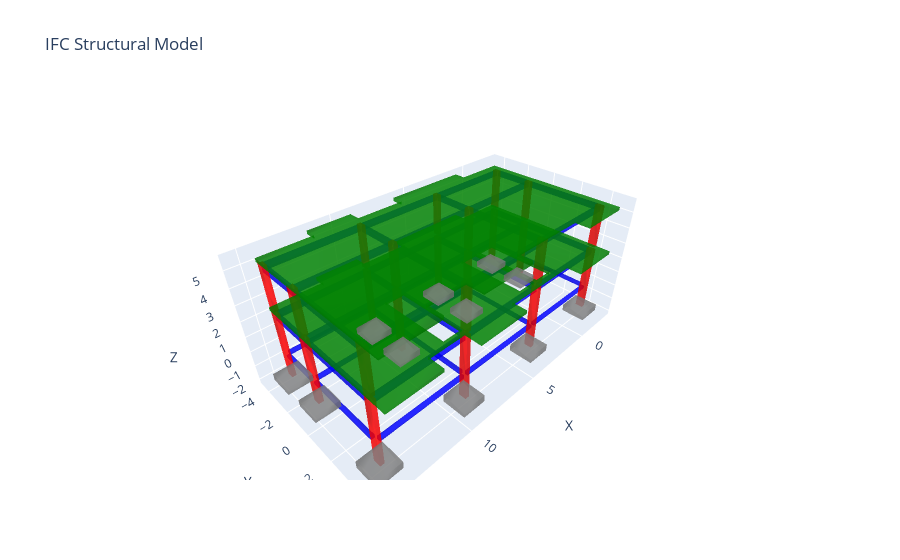

The cell this chart's notebook holds for it:
### Code cell
from ifc_openseespy_linker.core import IFCtoOpenSeesConverter

converter = IFCtoOpenSeesConverter()
converter.load_ifc('sample_models/CASA TIPO 11111.ifc')
structural_elements = converter.extract_structural_elements()
print(f"Extracted elements: {len(structural_elements)}")
print("Element types:", {elem['type'] for elem in structural_elements.values()})
converter.visualize_model()
